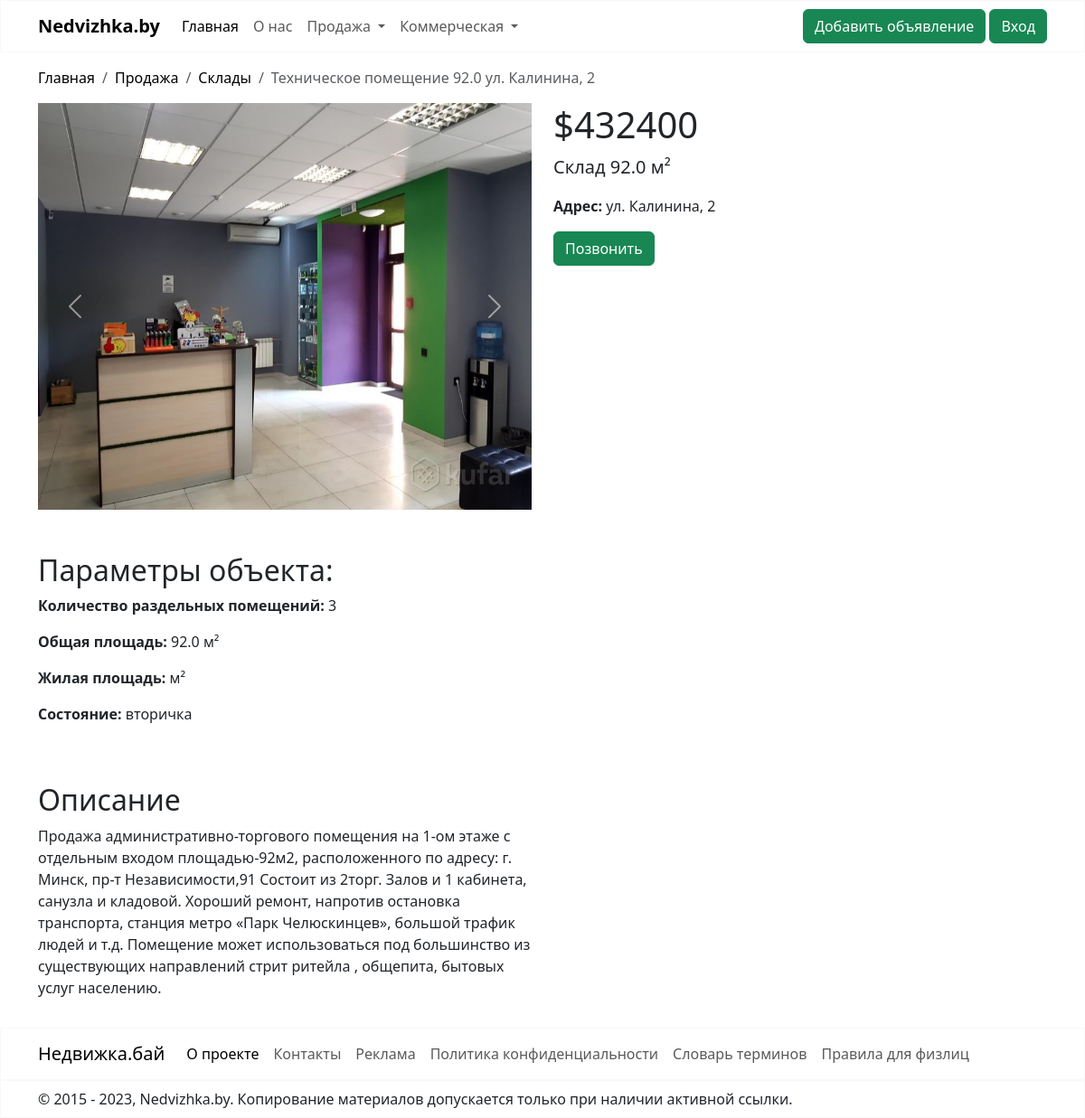
The page /sale/industrial/1/ on the database its author committed.
### sale/models.py (models this page shows)
class Realty(models.Model):
    address = models.CharField(max_length=100)
    district = models.CharField(choices=DISTRICT, max_length=40, blank=True)
    subway = models.CharField(choices=SUBWAY, max_length=50, blank=True)
    description = models.CharField(max_length=4000)
    total_area = models.FloatField(validators=[MinValueValidator(10)])
    facilities = models.CharField(max_length=2000, blank=True)
    condition = models.CharField(choices=CONDITION, max_length=20)
    renovation = models.CharField(choices=RENOVATION, max_length=20)
    price = models.PositiveIntegerField(validators=[MinValueValidator(1)])
    image = models.ImageField(null=True, blank=True, upload_to="images")
    image_2 = models.ImageField(null=True, blank=True, upload_to="images")
    image_3 = models.ImageField(null=True, blank=True, upload_to="images")
    image_4 = models.ImageField(null=True, blank=True, upload_to="images")
    image_5 = models.ImageField(null=True, blank=True, upload_to="images")
    creator = models.ForeignKey(User, on_delete=models.CASCADE, default=1)
    is_moderated = models.BooleanField(default=False)
    class Meta:
        abstract = True

class Industrial(Realty):
    number_of_separate_premises = models.PositiveIntegerField(
        validators=[MinValueValidator(1)])  # Валидатор для количества отдельных помещений
    condition = models.CharField(max_length=20, choices=CONDITION, blank=True)
    renovation = None

### sale/views.py (the view)
# urls.py: path('industrial/<int:pk>/', IndustrialDetailView.as_view(), name='industrial'),
class IndustrialDetailView(DetailView):
    model = Industrial
    template_name = "industrialdetailview.html"
    def get(self, request, *args, **kwargs):
        self.object = self.get_object()
        context = self.get_context_data(object=self.object)
        return self.render_to_response(context)

### sale/templates/industrialdetailview.html (shortened to what this page needs)
{% extends "base.html" %}
{% block content %}
    <div class="container-md mt-3 mb-3">
        <nav aria-label="breadcrumb">
            <ol class="breadcrumb">
                <li class="breadcrumb-item"><a style="text-decoration: none; color: black;" href="{% url "nedvizhka" %}">Главная</a></li>
                <li class="breadcrumb-item"><a style="text-decoration: none; color: black;" href="#">Продажа</a></li>
                <li class="breadcrumb-item"><a style="text-decoration: none; color: black;" href="{% url "industrial" %}">Склады</a>
                </li>
                <li class="breadcrumb-item active"
                    aria-current="page">Техническое помещение {{ industrial.total_area }} {{ industrial.address }}</li>
            </ol>
        </nav>
    </div>
    <div class="container-md mt-3 mb-3">
        <div class="row">
            <div class="col-md-6">
                <div id="carouselExample" class="carousel slide">
                    <div class="carousel-inner">
                        {% if industrial.image %}
                            <div class="carousel-item active">
                                <img src="{{ industrial.image.url }}" class="d-block w-100" alt="..."
                                     style="width: 100%; height: 450px">
                            </div>
                        {% endif %}
                    </div>
                    <button class="carousel-control-prev" type="button" data-bs-target="#carouselExample"
                            data-bs-slide="prev">
                        <span class="carousel-control-prev-icon" aria-hidden="true"></span>
                    </button>
                    <button class="carousel-control-next" type="button" data-bs-target="#carouselExample"
                            data-bs-slide="next">
                        <span class="carousel-control-next-icon" aria-hidden="true"></span>
                    </button>
                </div>
            </div>
            <div class="col-md-3">
                <h1>${{ industrial.price }}</h1>
                <p class="lead">Cклад {{ industrial.total_area }} м²</p>
                <p><strong>Адрес:</strong> {{ industrial.address }}</p>
                <button type="button" class="btn btn-success" data-bs-toggle="modal" data-bs-target="#exampleModal">
                    Позвонить
                </button>
            </div>
        </div>
        <div class="row mt-5">
            <div class="col-md-6">
                 <h2>Параметры объекта:</h2>
                <p><strong>Количество раздельных помещений:</strong> {{ industrial.number_of_separate_premises }}</p>
                <p><strong>Общая площадь:</strong> {{ industrial.total_area }} м²</p>
                <p><strong>Жилая площадь:</strong> {{ industrial.living_area }} м²</p>
                <p><strong>Состояние:</strong> {{ industrial.get_condition_display }}</p>
            </div>
        </div>
        <div class="row mt-5">
            <div class="col-md-6">
                <h2>Описание</h2>
                <p>{{ industrial.description }}</p>
            </div>
        </div>
    </div>
{% endblock %}

### rows shown on the page
Industrial: total_area "92.0", address "ул. Калинина, 2", image (picture), price "432400", number_of_separate_premises "3", condition "вторичка", description "Продажа административно-торгового помещения на 1-ом этаже с отдельным входом площадью-92м2, расположенного по адресу: г. Минск, пр-т Независимости,91 Состоит из 2торг. Залов и 1 кабинета, санузла и кладовой. Хороший ремонт, напротив остановка транспорта, станция метро «Парк Челюскинцев», большой трафик людей и т.д. Помещение может использоваться под большинство из существующих направлений стрит ритейла , общепита, бытовых услуг населению."
